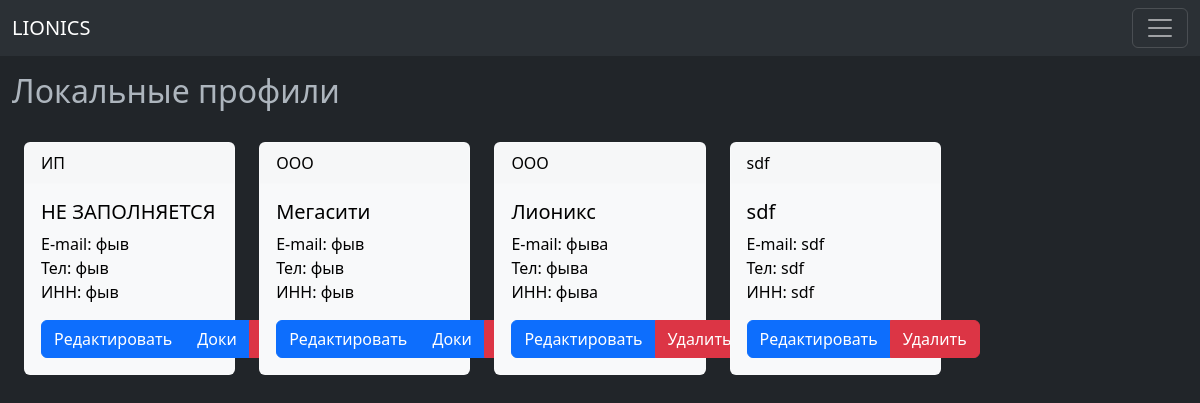
Page /companies/index_loc/ on the committed database.
### companies/models.py (models this page shows, shortened)
class ClientLoc(models.Model):
    company_type = models.CharField(max_length=100, default='-')
    company_name = models.CharField(max_length=250, default='-')
    pos_per_acc = models.CharField(max_length=250, default='-')
    position_nom = models.CharField(max_length=250, default='-')
    person_nom = models.CharField(max_length=250, default='-')
    acting_on = models.CharField(max_length=100, default='-')
    legal_addr = models.CharField(max_length=500, default='-')
    passport_series = models.CharField(max_length=250, default='-')
    passport_number = models.CharField(max_length=250, default='-')
    pass_issued_by = models.CharField(max_length=250, default='-')
    pass_issued_date = models.CharField(max_length=100, default='-')
    pass_issued_code = models.CharField(max_length=500, default='-')
    postal_addr = models.CharField(max_length=500, default='-')
    registration_addr = models.CharField(max_length=500, default='-')
    tel = models.CharField(max_length=100, default='-')
    email = models.CharField(max_length=100, default='-')
    bank_name = models.CharField(max_length=250, default='-')
    bic = models.CharField(max_length=50, default='-')
    curr_acc = models.CharField(max_length=250, default='-')
    corr_acc = models.CharField(max_length=250, default='-')
    inn = models.CharField(max_length=250, default='-')
    kpp = models.CharField(max_length=250, default='-')
    ogrn = models.CharField(max_length=250, default='-')
    okpo = models.CharField(max_length=250, default='-')

class OwnLoc(models.Model):
    company_type = models.CharField(max_length=100, default='-')
    company_name = models.CharField(max_length=250, default='-')
    pos_per_acc = models.CharField(max_length=250, default='-')
    position_nom = models.CharField(max_length=250, default='-')
    person_nom = models.CharField(max_length=250, default='-')
    acting_on = models.CharField(max_length=100, default='-')
    legal_addr = models.CharField(max_length=500, default='-')
    passport_series = models.CharField(max_length=250, default='-')
    passport_number = models.CharField(max_length=250, default='-')
    pass_issued_by = models.CharField(max_length=250, default='-')
    pass_issued_date = models.CharField(max_length=100, default='-')
    pass_issued_code = models.CharField(max_length=500, default='-')
    postal_addr = models.CharField(max_length=500, default='-')
    registration_addr = models.CharField(max_length=500, default='-')
    tel = models.CharField(max_length=100, default='-')
    email = models.CharField(max_length=100, default='-')
    bank_name = models.CharField(max_length=250, default='-')
    bic = models.CharField(max_length=50, default='-')
    curr_acc = models.CharField(max_length=250, default='-')
    corr_acc = models.CharField(max_length=250, default='-')
    inn = models.CharField(max_length=250, default='-')
    kpp = models.CharField(max_length=250, default='-')
    ogrn = models.CharField(max_length=250, default='-')
    okpo = models.CharField(max_length=250, default='-')

### companies/views.py (the view)
# urls.py: path('index_loc/', views.index_loc, name='index_loc'),
def index_loc(request):
    all_clientloc = ClientLoc.objects.all()
    all_ownloc = OwnLoc.objects.all()
    context = {
        'all_clientloc': all_clientloc,
        'all_ownloc': all_ownloc,
    }
    return render(request, 'companies/index_loc.html', context)

### companies/templates/companies/index_loc.html (shortened to what this page needs)
{% extends 'companies/base.html' %}
{% block body %}
    <br><br><br>
    <div class="container-fluid">
        <h2>Локальные профили</h2>
        <br>
        <div class="container-fluid">
                <div class="row row-cols-2 row-cols-lg-5">
                    {% for client_loc in all_clientloc %}
                    <div class="col">
                        <div class="card text-bg-light mb-3">
                            <div class="card-header">{{ client_loc.company_type}}</div>
                            <div class="card-body">
                                <h5 class="card-title">{{ client_loc.company_name }}</h5>
                                <p class="card-text">E-mail: {{ client_loc.email }} <br> Тел: {{ client_loc.tel }} <br> ИНН: {{ client_loc.inn }}</p>
                                    <form action="{% url 'companies:delete_clientloc' client_loc.id %}" method="post" style="display: inline;">
                                        <div class="btn-group" role="group" aria-label="Basic example">
                                            <a type="button" href="{% url 'companies:detail_clientloc' client_loc.id %}" class="btn btn-primary">Редактировать</a>
                                            <a type="button" href="{% url 'companies:docs_clientloc' client_loc.id %}" class="btn btn-primary">Доки</a>
                                            <button type="submit" class="btn btn-danger btn-primary">
                                                Удалить</button>
                                        </div>
                                    </form>
                            </div>
                        </div>
                    </div>
                    {% endfor %}
                    {% for own_loc in all_ownloc %}
                    <div class="col">
                        <div class="card text-bg-light mb-3">
                            <div class="card-header">{{ own_loc.company_type}}</div>
                            <div class="card-body">
                                <h5 class="card-title">{{ own_loc.company_name }}</h5>
                                <p class="card-text">E-mail: {{ own_loc.email }} <br> Тел: {{ own_loc.tel }} <br> ИНН: {{ own_loc.inn }}</p>
                                    <form action="{% url 'companies:delete_clientloc' own_loc.id %}" method="post" style="display: inline;">
                                        <div class="btn-group" role="group" aria-label="Basic example">
                                            <a type="button" href="{% url 'companies:detail_clientloc' own_loc.id %}" class="btn btn-primary">Редактировать</a>
                                            <button type="submit" class="btn btn-danger btn-primary">
                                                Удалить</button>
                                        </div>
                                    </form>
                            </div>
                        </div>
                    </div>
                    {% endfor %}
                </div>
        </div>
    </div>
{% endblock %}

### rows in the picture
ClientLoc: company_type "ИП", company_name "НЕ ЗАПОЛНЯЕТСЯ", email "фыв", tel "фыв", inn "фыв"
ClientLoc: company_type "ООО", company_name "Мегасити", email "фыв", tel "фыв", inn "фыв"
OwnLoc: company_type "ООО", company_name "Лионикс", email "фыва", tel "фыва", inn "фыва"
OwnLoc: company_type "sdf", company_name "sdf", email "sdf", tel "sdf", inn "sdf"
